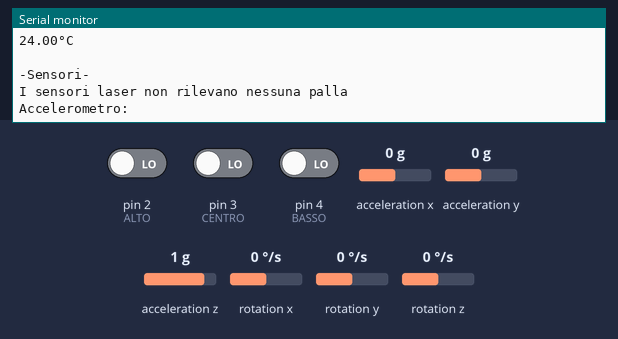
A sketch run on a simulated Arduino Uno, built with avr-gcc and run on an emulated ATmega328P. Shown: the last lines printed to the serial monitor. Wiring (inferred from the names in the program): MPU-6050 motion sensor at I2C address 0x68. The test bench sets the inputs (shaded band); at power-on: pin 2 (ALTO) LOW, acceleration z 1 g, acceleration x 0 g, pin 3 (CENTRO) LOW, acceleration y 0 g, pin 4 (BASSO) LOW, rotation x 0 °/s, rotation y 0 °/s, rotation z 0 °/s.

Above: at 1.2 s.
1.3 s: pin 2 (ALTO) driven HIGH
At 2.27 s:
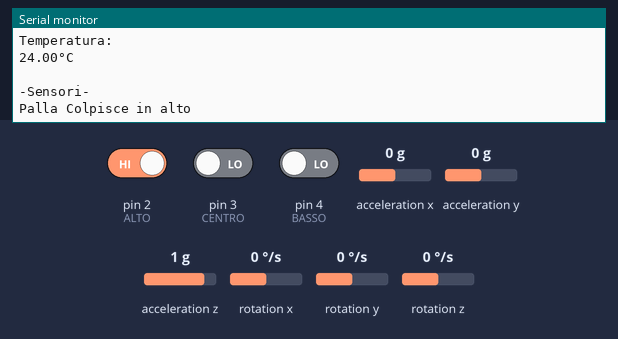
3.5 s: acceleration z set to -1.4 g
6.5 s: acceleration x set to -1.4 g
8.0 s: pin 2 (ALTO) driven LOW
At 8.34 s:
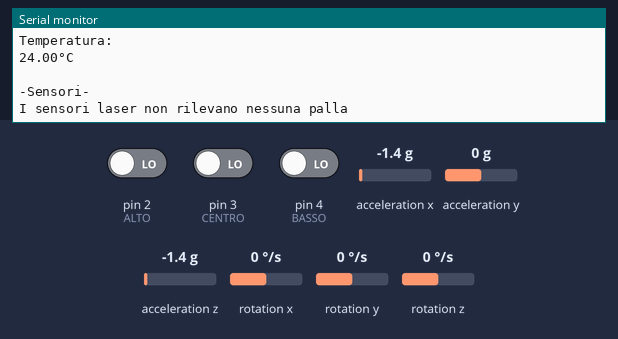
11.0 s: pin 3 (CENTRO) driven HIGH
At 11.56 s:
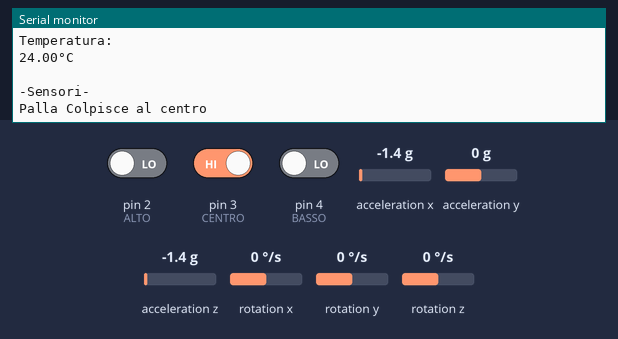
13.2 s: acceleration y set to -1.4 g
Timing chart, 0 to 15.7 s (numbered marks = the images above; inputs shaded):
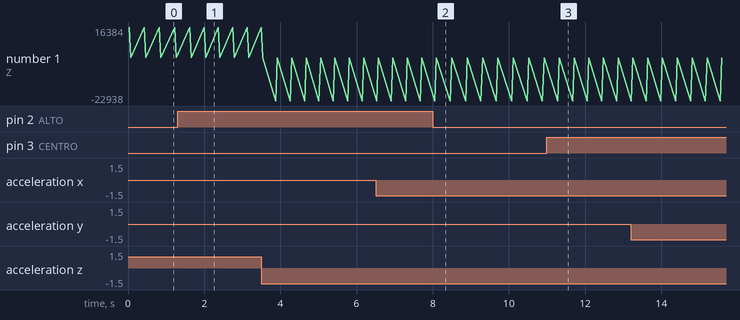

The sketch:

bitray.ino
```cpp
#define ALTO 2
#define CENTRO 3
#define BASSO 4

#include<Wire.h>
const int MPU=0x68;  // I2C address of the MPU-6050
int AcX,AcY,AcZ,Tmp,GyX,GyY,GyZ;
void setup(){
  Wire.begin();
  Wire.beginTransmission(MPU);
  Wire.write(0x6B);  // PWR_MGMT_1 register
  Wire.write(0);     // set to zero (wakes up the MPU-6050)
  Wire.endTransmission(true);
  Serial.begin(9600);
}
void loop(){
  Wire.beginTransmission(MPU);
  Wire.write(0x3B);  // starting with register 0x3B (ACCEL_XOUT_H)
  Wire.endTransmission(false);
  Wire.requestFrom(MPU,14,true);  // request a total of 14 registers
  AcX=Wire.read()<<8|Wire.read();  // 0x3B (ACCEL_XOUT_H) & 0x3C (ACCEL_XOUT_L)
  AcY=Wire.read()<<8|Wire.read();  // 0x3D (ACCEL_YOUT_H) & 0x3E (ACCEL_YOUT_L)
  AcZ=Wire.read()<<8|Wire.read();  // 0x3F (ACCEL_ZOUT_H) & 0x40 (ACCEL_ZOUT_L)
  Tmp=Wire.read()<<8|Wire.read();  // 0x41 (TEMP_OUT_H) & 0x42 (TEMP_OUT_L)
  GyX=Wire.read()<<8|Wire.read();  // 0x43 (GYRO_XOUT_H) & 0x44 (GYRO_XOUT_L)
  GyY=Wire.read()<<8|Wire.read();  // 0x45 (GYRO_YOUT_H) & 0x46 (GYRO_YOUT_L)
  GyZ=Wire.read()<<8|Wire.read();  // 0x47 (GYRO_ZOUT_H) & 0x48 (GYRO_ZOUT_L)


  /*Serial.print("AX");
   Serial.print(AcX);
   Serial.print(";");
   Serial.print(AcY);
   Serial.print(";");
   Serial.print(AcZ);
   Serial.print(";");
   Serial.print(GyX);
   Serial.print(";");
   Serial.print(GyY);
   Serial.print(";");
   Serial.print(GyZ);
   Serial.print(";");
   Serial.println(Tmp/340+36);*/

  Serial.println("Accelerometro:");
  Serial.print("X: ");
  Serial.println(AcX);
  Serial.print("Y: ");
  Serial.println(AcY);
  Serial.print("Z: ");
  Serial.println(AcZ);
  Serial.println(" ");

  Serial.println("Giroscopio:");
  Serial.print("X: ");
  Serial.println(GyX);
  Serial.print("Y: ");
  Serial.println(GyY);
  Serial.print("Z: ");
  Serial.println(GyZ);
  Serial.println(" ");

  Serial.println("Temperatura:");
  Serial.print(Tmp/340.00+36.53);
  Serial.println("°C");

  Serial.println(" ");
  Serial.println("-Sensori-");

  if(digitalRead(ALTO) == 1){
    Serial.println("Palla Colpisce in alto");
  }
  else if(digitalRead(CENTRO) == 1){
    Serial.println("Palla Colpisce al centro");
  }
  else if(digitalRead(BASSO) == 1){
    Serial.println("Palla Colpisce in basso");
  }
  else {
    Serial.println("I sensori laser non rilevano nessuna palla");
  }
  delay(300);
}
```

Measured:
- after the input at 1.3 s, the serial monitor: prints a new line after 0.41 s (image 1)
- after the input at 8.0 s, the serial monitor: prints a new line after 0.15 s (image 2)
- after the input at 11.0 s, the serial monitor: prints a new line after 0.38 s (image 3)
